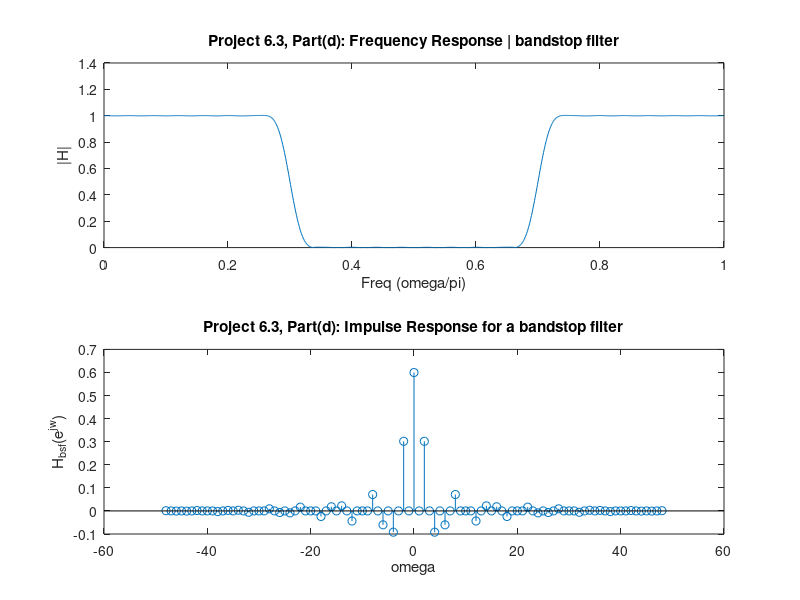

The MATLAB script that drew this image: (Note: this script raises an error after producing the figure.)
%Part 2: Project 6.3, parts (d)
N = 1024;
load protoh

%impulse
n = -(length(h)-mod(length(h),2))/2:(length(h)-mod(length(h),2))/2;
IMP = (n == 0);
h2 = h.*2.*cos((pi/2).*n);

h3 =IMP - h2 ;
[H omega] = freqz(h3,1,N);

figure(1)
subplot(211)
plot(omega/pi,abs(H))
title('Project 6.3, Part(d): Frequency Response | bandstop filter')
xlabel('Freq (omega/pi)')
ylabel('|H|')

subplot(212)
stem(n,h3)
title('Project 6.3, Part(d): Impulse Response for a bandstop filter')
xlabel('omega')
ylabel('H_{bsf}(e^{jw})')

if FINALPLOTS
    print -deps proj63PartD.eps
end